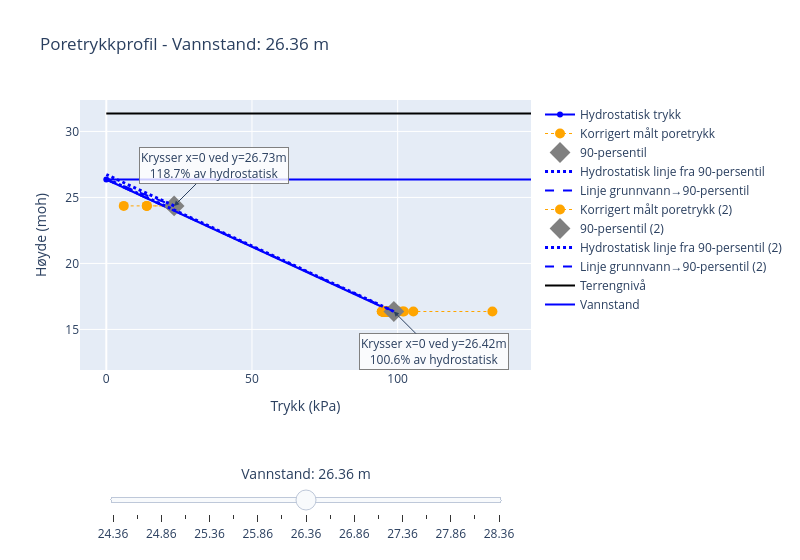

This figure's notebook cell:
### Code cell
import pandas as pd
import plotly.graph_objects as go
import numpy as np
import requests

terrain_level = 31.36
installation_depth_1 = 7
installation_depth_2 = 15
water_level = terrain_level - 5
gamma_w = 9.81  # kN/m³

# --- Read Absoluttryck data for both files ---
pvt_path = r"\\nsv2-nasuni-02\fredrikstad\Prosjekt\O10245\10245026-01\10245026-01-03_ARBEIDSOMRAADE\21_fagomraade\11_Geoteknikk\10245026-07-FELT-OG LABREGISTRERINGER\Poretrykksmålinger\Avlesninger\28.11.2023\viken2pvt_32767_20231128_025807.pvt"
pvt_path_1 = r"\\nsv2-nasuni-02\fredrikstad\Prosjekt\O10245\10245026-01\10245026-01-03_ARBEIDSOMRAADE\21_fagomraade\11_Geoteknikk\10245026-07-FELT-OG LABREGISTRERINGER\Poretrykksmålinger\Avlesninger\28.11.2023\viken2pvt_32132_20231128_030021.pvt"
SB_2003_pvt_hyd = r"\\nsv2-nasuni-02\fredrikstad\Prosjekt\O10245\10245026-01\10245026-01-03_ARBEIDSOMRAADE\21_fagomraade\11_Geoteknikk\10245026-07-FELT-OG LABREGISTRERINGER\Poretrykksmålinger\Avlesninger\20.11.23\SB_2003_hydraulisk.pvt"
SB_2003_pvt_el = r"\\nsv2-nasuni-02\fredrikstad\Prosjekt\O10245\10245026-01\10245026-01-03_ARBEIDSOMRAADE\21_fagomraade\11_Geoteknikk\10245026-07-FELT-OG LABREGISTRERINGER\Poretrykksmålinger\Avlesninger\20.11.23\sarp201123_32151_20231120_115410.pvt"
def read_pvt(path):
    with open(path, encoding="cp1252") as f:
        for i, line in enumerate(f):
            if line.strip().startswith("Datum") or line.strip().startswith("Date"):
                header_row = i
                break
    df = pd.read_csv(path, sep="\t", skiprows=header_row, encoding="cp1252")
    df = df.dropna(axis=1, how='all')
    # Normalize column names to handle both Swedish and English headers
    column_mapping = {
        'Date': 'Datum',
        'Time': 'Klockslag',
        'Absolute pressure': 'Absoluttryck',
        'Temperature': 'Temperatur',
        'Battery': 'Batteri'
    }
    df.rename(columns=column_mapping, inplace=True)
    df = df[df['Datum'].notna() & (df['Datum'].str.strip() != '')]
    df['datetime'] = pd.to_datetime(df['Datum'] + ' ' + df['Klockslag'], format='%Y-%m-%d %H:%M', errors='coerce')
    # Handle both comma and period as decimal separator
    df['Absoluttryck'] = df['Absoluttryck'].astype(str).str.replace(',', '.', regex=False)
    df['Absoluttryck'] = pd.to_numeric(df['Absoluttryck'], errors='coerce')
    df = df.sort_values('datetime')
    df['date'] = df['datetime'].dt.date
    return df

df = read_pvt(SB_2003_pvt_hyd)
df1 = read_pvt(SB_2003_pvt_el)

# --- Fetch precipitation and air pressure from Frost API ---
client_id = "3acd117d-0ebb-4623-ac3a-e4d144a8868f"
station_id = "SN17000"  # Example: sarpsborg

start = min(df['datetime'].min(), df1['datetime'].min()).strftime('%Y-%m-%d')
end = max(df['datetime'].max(), df1['datetime'].max()).strftime('%Y-%m-%d')

endpoint = "https://frost.met.no/observations/v0.jsonld"
params = {
    "sources": station_id,
    "elements": "sum(precipitation_amount P1D),mean(air_pressure_at_sea_level P1D)",
    "referencetime": f"{start}/{end}"
}
r = requests.get(endpoint, params=params, auth=(client_id, ""))
r.raise_for_status()
data = r.json()

# Parse precipitation and air pressure data
rain = []
for item in data.get("data", []):
    date = item["referenceTime"][:10]
    precip = None
    lufttrykk = None
    for obs in item["observations"]:
        if obs["elementId"] == "sum(precipitation_amount P1D)":
            precip = obs.get("value")
        elif obs["elementId"] == "mean(air_pressure_at_sea_level P1D)":
            lufttrykk = obs.get("value")
    rain.append({"date": date, "rain_mm": precip, "lufttrykk": lufttrykk})

rain_df = pd.DataFrame(rain)
rain_df["date"] = pd.to_datetime(rain_df["date"]).dt.date

# --- Merge and calculate corrected pressure for both datasets ---
def merge_and_correct(df, rain_df, is_corrected=True):
    if is_corrected:
        df = pd.merge(df, rain_df, on="date", how="left")
        df["absoluttrykk_kPa"] = df["Absoluttryck"] / 10194 * 100000
        df["Absoluttrykk_korr"] = df["absoluttrykk_kPa"] - df["lufttrykk"] * 100 / 1000
    else:
        df = pd.merge(df, rain_df, on="date", how="left")
        df["Absoluttrykk_korr"] = df["Absoluttryck"]

    return df

df = merge_and_correct(df, rain_df, is_corrected=False)
df1 = merge_and_correct(df1, rain_df)

# --- Function to generate all traces for a given water level ---
def generate_traces_for_water_level(wl, df_valid, df1_valid, terrain_level, installation_depth_1, installation_depth_2, gamma_w):
    traces = []
    annotations = []
    
    # Hydrostatic reference lines
    hydro_y = np.array([wl, terrain_level - max(installation_depth_1, installation_depth_2)])
    hydro_y = hydro_y[hydro_y <= wl]
    hydrostatic_pressures = (wl - hydro_y) * gamma_w
    
    # Plot for first dataset
    measurement_depth_1 = terrain_level - installation_depth_1
    pore_y = np.full(len(df_valid), measurement_depth_1)
    pore_x = df_valid["Absoluttrykk_korr"].values
    
    percentile_90 = np.percentile(pore_x, 90)
    y_cross = measurement_depth_1 + percentile_90 / gamma_w
    hydrostatic_at_depth = (wl - measurement_depth_1) * gamma_w
    percent_of_hydrostatic = 100 * percentile_90 / hydrostatic_at_depth if hydrostatic_at_depth != 0 else np.nan
    
    hydrostat_y = np.linspace(measurement_depth_1, y_cross, 50)
    hydrostat_x = percentile_90 + (wl - hydrostat_y) * gamma_w - (wl - measurement_depth_1) * gamma_w
    
    traces.append(go.Scatter(x=hydrostatic_pressures, y=hydro_y, mode='lines+markers', 
                            name='Hydrostatisk trykk', line=dict(color='blue')))
    traces.append(go.Scatter(x=pore_x, y=pore_y, mode='markers+lines', 
                            name='Korrigert målt poretrykk', 
                            marker=dict(color='orange', size=10, symbol='circle'),
                            line=dict(color='orange', width=1, dash='dot')))
    traces.append(go.Scatter(x=[percentile_90], y=[measurement_depth_1], mode='markers',
                            name='90-persentil', marker=dict(color='gray', size=16, symbol='diamond')))
    traces.append(go.Scatter(x=hydrostat_x, y=hydrostat_y, mode='lines',
                            name='Hydrostatisk linje fra 90-persentil',
                            line=dict(color='blue', dash='dot', width=3)))
    traces.append(go.Scatter(x=[0, percentile_90], y=[wl, measurement_depth_1], mode='lines',
                            name='Linje grunnvann→90-persentil',
                            line=dict(color='blue', dash='dash', width=2)))
    
    # Add annotation for first sensor
    annotations.append(dict(
        x=percentile_90,
        y=measurement_depth_1,
        text=f"Krysser x=0 ved y={y_cross:.2f}m<br>{percent_of_hydrostatic:.1f}% av hydrostatisk",
        showarrow=True,
        arrowhead=2,
        ax=40,
        ay=-40,
        bgcolor="rgba(255,255,255,0.8)",
        bordercolor="gray",
        borderwidth=1
    ))
    
    # Plot for second dataset
    measurement_depth_2 = terrain_level - installation_depth_2
    pore1_y = np.full(len(df1_valid), measurement_depth_2)
    pore1_x = df1_valid["Absoluttrykk_korr"].values
    
    percentile1_90 = np.percentile(pore1_x, 90)
    y1_cross = measurement_depth_2 + percentile1_90 / gamma_w
    hydrostatic1_at_depth = (wl - measurement_depth_2) * gamma_w
    percent1_of_hydrostatic = 100 * percentile1_90 / hydrostatic1_at_depth if hydrostatic1_at_depth != 0 else np.nan
    
    hydrostat1_y = np.linspace(measurement_depth_2, y1_cross, 50)
    hydrostat1_x = percentile1_90 + (wl - hydrostat1_y) * gamma_w - (wl - measurement_depth_2) * gamma_w
    
    traces.append(go.Scatter(x=pore1_x, y=pore1_y, mode='markers+lines',
                            name='Korrigert målt poretrykk (2)',
                            marker=dict(color='orange', size=10, symbol='circle'),
                            line=dict(color='orange', width=1, dash='dot')))
    traces.append(go.Scatter(x=[percentile1_90], y=[measurement_depth_2], mode='markers',
                            name='90-persentil (2)', marker=dict(color='gray', size=16, symbol='diamond')))
    traces.append(go.Scatter(x=hydrostat1_x, y=hydrostat1_y, mode='lines',
                            name='Hydrostatisk linje fra 90-persentil (2)',
                            line=dict(color='blue', dash='dot', width=3)))
    traces.append(go.Scatter(x=[0, percentile1_90], y=[wl, measurement_depth_2], mode='lines',
                            name='Linje grunnvann→90-persentil (2)',
                            line=dict(color='blue', dash='dash', width=2)))
    
    # Add annotation for second sensor
    annotations.append(dict(
        x=percentile1_90,
        y=measurement_depth_2,
        text=f"Krysser x=0 ved y={y1_cross:.2f}m<br>{percent1_of_hydrostatic:.1f}% av hydrostatisk",
        showarrow=True,
        arrowhead=2,
        ax=40,
        ay=40,
        bgcolor="rgba(255,255,255,0.8)",
        bordercolor="gray",
        borderwidth=1
    ))
    
    # Terrain and water level lines
    max_x = max(list(hydrostatic_pressures) + list(pore_x) + [percentile_90] +
                list(pore1_x) + [percentile1_90]) * 1.1
    
    traces.append(go.Scatter(x=[0, max_x], y=[terrain_level, terrain_level], mode='lines',
                            name='Terrengnivå', line=dict(color="black")))
    traces.append(go.Scatter(x=[0, max_x], y=[wl, wl], mode='lines',
                            name='Vannstand', line=dict(color="blue")))
    
    return traces, annotations

# --- Prepare valid data once ---
df_valid = df.dropna(subset=["Absoluttryck", "lufttrykk"]).copy()
df1_valid = df1.dropna(subset=["Absoluttryck", "lufttrykk"]).copy()

# --- Generate water level range: -2 to +2 meters in 0.25m steps ---
water_levels = np.arange(water_level - 2, water_level + 2.01, 0.25)
initial_wl_index = int(len(water_levels) / 2)  # Middle value (original water_level)

# --- Generate all trace sets ---
all_trace_sets = []
all_annotation_sets = []
for wl in water_levels:
    traces, annotations = generate_traces_for_water_level(wl, df_valid, df1_valid, terrain_level, 
                                            installation_depth_1, installation_depth_2, gamma_w)
    all_trace_sets.append(traces)
    all_annotation_sets.append(annotations)

# --- Create figure with initial water level ---
fig = go.Figure(data=all_trace_sets[initial_wl_index])

# --- Create slider steps ---
slider_steps = []
for i, wl in enumerate(water_levels):
    # For each step, we need to update all trace data and annotations
    step = {
        'args': [
            {'x': [trace.x for trace in all_trace_sets[i]],
             'y': [trace.y for trace in all_trace_sets[i]]},
            {'title': f'Poretrykkprofil - Vannstand: {wl:.2f} m',
             'annotations': all_annotation_sets[i]}
        ],
        'label': f'{wl:.2f}',
        'method': 'update'
    }
    slider_steps.append(step)

fig.update_layout(
    title=f"Poretrykkprofil - Vannstand: {water_level:.2f} m",
    xaxis_title="Trykk (kPa)",   
    yaxis_title="Høyde (moh)",
    width=800,
    annotations=all_annotation_sets[initial_wl_index],
    sliders=[{
        'active': initial_wl_index,
        'yanchor': 'top',
        'y': -0.15,
        'xanchor': 'left',
        'currentvalue': {
            'prefix': 'Vannstand: ',
            'suffix': ' m',
            'visible': True,
            'xanchor': 'center',
            'font': {'size': 14}
        },
        'pad': {'b': 10, 't': 50},
        'len': 0.9,
        'x': 0.05,
        'steps': slider_steps
    }]
)

fig.show()

### Figure 1 — Plotly figure (JSON) as saved in the notebook; plotly's stock layout.template omitted (floating-point values rounded to 4 significant figures; data arrays with more than 128 entries replaced by an {"elided": "..."} marker saying what was removed)
{"data": [{"line": {"color": "blue"}, "mode": "lines+markers", "name": "Hydrostatisk trykk", "type": "scatter", "x": [0.0, 98.1], "y": [26.36, 16.36]}, {"line": {"color": "orange", "dash": "dot", "width": 1}, "marker": {"color": "orange", "size": 10, "symbol": "circle"}, "mode": "markers+lines", "name": "Korrigert målt poretrykk", "type": "scatter", "x": [13.9, 24.0, 13.9, 22.2, 6.0], "y": [24.36, 24.36, 24.36, 24.36, 24.36]}, {"marker": {"color": "gray", "size": 16, "symbol": "diamond"}, "mode": "markers", "name": "90-persentil", "type": "scatter", "x": [23.28], "y": [24.36]}, {"line": {"color": "blue", "dash": "dot", "width": 3}, "mode": "lines", "name": "Hydrostatisk linje fra 90-persentil", "type": "scatter", "x": [23.28, 22.8, 22.33, 21.85, 21.38, 20.9, 20.43, 19.95, 19.48, 19.0, 18.53, 18.05, 17.58, 17.1, 16.63, 16.15, 15.68, 15.2, 14.73, 14.25, 13.78, 13.3, 12.83, 12.35, 11.88, 11.4, 10.93, 10.45, 9.977, 9.502, 9.027, 8.552, 8.077, 7.602, 7.127, 6.651, 6.176, 5.701, 5.226, 4.751, 4.276, 3.801, 3.326, 2.851, 2.376, 1.9, 1.425, 0.9502, 0.4751, 7.105e-15], "y": [24.36, 24.41, 24.46, 24.51, 24.55, 24.6, 24.65, 24.7, 24.75, 24.8, 24.84, 24.89, 24.94, 24.99, 25.04, 25.09, 25.13, 25.18, 25.23, 25.28, 25.33, 25.38, 25.43, 25.47, 25.52, 25.57, 25.62, 25.67, 25.72, 25.76, 25.81, 25.86, 25.91, 25.96, 26.01, 26.06, 26.1, 26.15, 26.2, 26.25, 26.3, 26.35, 26.39, 26.44, 26.49, 26.54, 26.59, 26.64, 26.68, 26.73]}, {"line": {"color": "blue", "dash": "dash", "width": 2}, "mode": "lines", "name": "Linje grunnvann→90-persentil", "type": "scatter", "x": [0, 23.28], "y": [26.36, 24.36]}, {"line": {"color": "orange", "dash": "dot", "width": 1}, "marker": {"color": "orange", "size": 10, "symbol": "circle"}, "mode": "markers+lines", "name": "Korrigert målt poretrykk (2)", "type": "scatter", "x": {"elided": "272 float values"}, "y": {"elided": "272 float values"}}, {"marker": {"color": "gray", "size": 16, "symbol": "diamond"}, "mode": "markers", "name": "90-persentil (2)", "type": "scatter", "x": [98.69], "y": [16.36]}, {"line": {"color": "blue", "dash": "dot", "width": 3}, "mode": "lines", "name": "Hydrostatisk linje fra 90-persentil (2)", "type": "scatter", "x": [98.69, 96.68, 94.66, 92.65, 90.64, 88.62, 86.61, 84.59, 82.58, 80.56, 78.55, 76.54, 74.52, 72.51, 70.49, 68.48, 66.47, 64.45, 62.44, 60.42, 58.41, 56.4, 54.38, 52.37, 50.35, 48.34, 46.32, 44.31, 42.3, 40.28, 38.27, 36.25, 34.24, 32.23, 30.21, 28.2, 26.18, 24.17, 22.16, 20.14, 18.13, 16.11, 14.1, 12.08, 10.07, 8.056, 6.042, 4.028, 2.014, 0.0], "y": [16.36, 16.57, 16.77, 16.98, 17.18, 17.39, 17.59, 17.8, 18.0, 18.21, 18.41, 18.62, 18.82, 19.03, 19.23, 19.44, 19.65, 19.85, 20.06, 20.26, 20.47, 20.67, 20.88, 21.08, 21.29, 21.49, 21.7, 21.9, 22.11, 22.31, 22.52, 22.72, 22.93, 23.14, 23.34, 23.55, 23.75, 23.96, 24.16, 24.37, 24.57, 24.78, 24.98, 25.19, 25.39, 25.6, 25.8, 26.01, 26.22, 26.42]}, {"line": {"color": "blue", "dash": "dash", "width": 2}, "mode": "lines", "name": "Linje grunnvann→90-persentil (2)", "type": "scatter", "x": [0, 98.69], "y": [26.36, 16.36]}, {"line": {"color": "black"}, "mode": "lines", "name": "Terrengnivå", "type": "scatter", "x": [0, 145.8], "y": [31.36, 31.36]}, {"line": {"color": "blue"}, "mode": "lines", "name": "Vannstand", "type": "scatter", "x": [0, 145.8], "y": [26.36, 26.36]}], "layout": {"annotations": [{"arrowhead": 2, "ax": 40, "ay": -40, "bgcolor": "rgba(255,255,255,0.8)", "bordercolor": "gray", "borderwidth": 1, "showarrow": true, "text": "Krysser x=0 ved y=26.73m<br>118.7% av hydrostatisk", "x": 23.28, "y": 24.36}, {"arrowhead": 2, "ax": 40, "ay": 40, "bgcolor": "rgba(255,255,255,0.8)", "bordercolor": "gray", "borderwidth": 1, "showarrow": true, "text": "Krysser x=0 ved y=26.42m<br>100.6% av hydrostatisk", "x": 98.69, "y": 16.36}], "sliders": [{"active": 8, "currentvalue": {"font": {"size": 14}, "prefix": "Vannstand: ", "suffix": " m", "visible": true, "xanchor": "center"}, "len": 0.9, "pad": {"b": 10, "t": 50}, "steps": [{"args": [{"x": {"elided": "11 rows, 389 float values in total"}, "y": {"elided": "11 rows, 389 float values in total"}}, {"annotations": [{"arrowhead": 2, "ax": 40, "ay": -40, "bgcolor": "rgba(255,255,255,0.8)", "bordercolor": "gray", "borderwidth": 1, "showarrow": true, "text": "Krysser x=0 ved y=26.73m<br>nan% av hydrostatisk", "x": 23.28, "y": 24.36}, {"arrowhead": 2, "ax": 40, "ay": 40, "bgcolor": "rgba(255,255,255,0.8)", "bordercolor": "gray", "borderwidth": 1, "showarrow": true, "text": "Krysser x=0 ved y=26.42m<br>125.8% av hydrostatisk", "x": 98.69, "y": 16.36}], "title": "Poretrykkprofil - Vannstand: 24.36 m"}], "label": "24.36", "method": "update"}, {"args": [{"x": {"elided": "11 rows, 389 float values in total"}, "y": {"elided": "11 rows, 389 float values in total"}}, {"annotations": [{"arrowhead": 2, "ax": 40, "ay": -40, "bgcolor": "rgba(255,255,255,0.8)", "bordercolor": "gray", "borderwidth": 1, "showarrow": true, "text": "Krysser x=0 ved y=26.73m<br>949.2% av hydrostatisk", "x": 23.28, "y": 24.36}, {"arrowhead": 2, "ax": 40, "ay": 40, "bgcolor": "rgba(255,255,255,0.8)", "bordercolor": "gray", "borderwidth": 1, "showarrow": true, "text": "Krysser x=0 ved y=26.42m<br>121.9% av hydrostatisk", "x": 98.69, "y": 16.36}], "title": "Poretrykkprofil - Vannstand: 24.61 m"}], "label": "24.61", "method": "update"}, {"args": [{"x": {"elided": "11 rows, 389 float values in total"}, "y": {"elided": "11 rows, 389 float values in total"}}, {"annotations": [{"arrowhead": 2, "ax": 40, "ay": -40, "bgcolor": "rgba(255,255,255,0.8)", "bordercolor": "gray", "borderwidth": 1, "showarrow": true, "text": "Krysser x=0 ved y=26.73m<br>474.6% av hydrostatisk", "x": 23.28, "y": 24.36}, {"arrowhead": 2, "ax": 40, "ay": 40, "bgcolor": "rgba(255,255,255,0.8)", "bordercolor": "gray", "borderwidth": 1, "showarrow": true, "text": "Krysser x=0 ved y=26.42m<br>118.4% av hydrostatisk", "x": 98.69, "y": 16.36}], "title": "Poretrykkprofil - Vannstand: 24.86 m"}], "label": "24.86", "method": "update"}, {"args": [{"x": {"elided": "11 rows, 389 float values in total"}, "y": {"elided": "11 rows, 389 float values in total"}}, {"annotations": [{"arrowhead": 2, "ax": 40, "ay": -40, "bgcolor": "rgba(255,255,255,0.8)", "bordercolor": "gray", "borderwidth": 1, "showarrow": true, "text": "Krysser x=0 ved y=26.73m<br>316.4% av hydrostatisk", "x": 23.28, "y": 24.36}, {"arrowhead": 2, "ax": 40, "ay": 40, "bgcolor": "rgba(255,255,255,0.8)", "bordercolor": "gray", "borderwidth": 1, "showarrow": true, "text": "Krysser x=0 ved y=26.42m<br>115.0% av hydrostatisk", "x": 98.69, "y": 16.36}], "title": "Poretrykkprofil - Vannstand: 25.11 m"}], "label": "25.11", "method": "update"}, {"args": [{"x": {"elided": "11 rows, 389 float values in total"}, "y": {"elided": "11 rows, 389 float values in total"}}, {"annotations": [{"arrowhead": 2, "ax": 40, "ay": -40, "bgcolor": "rgba(255,255,255,0.8)", "bordercolor": "gray", "borderwidth": 1, "showarrow": true, "text": "Krysser x=0 ved y=26.73m<br>237.3% av hydrostatisk", "x": 23.28, "y": 24.36}, {"arrowhead": 2, "ax": 40, "ay": 40, "bgcolor": "rgba(255,255,255,0.8)", "bordercolor": "gray", "borderwidth": 1, "showarrow": true, "text": "Krysser x=0 ved y=26.42m<br>111.8% av hydrostatisk", "x": 98.69, "y": 16.36}], "title": "Poretrykkprofil - Vannstand: 25.36 m"}], "label": "25.36", "method": "update"}, {"args": [{"x": {"elided": "11 rows, 389 float values in total"}, "y": {"elided": "11 rows, 389 float values in total"}}, {"annotations": [{"arrowhead": 2, "ax": 40, "ay": -40, "bgcolor": "rgba(255,255,255,0.8)", "bordercolor": "gray", "borderwidth": 1, "showarrow": true, "text": "Krysser x=0 ved y=26.73m<br>189.8% av hydrostatisk", "x": 23.28, "y": 24.36}, {"arrowhead": 2, "ax": 40, "ay": 40, "bgcolor": "rgba(255,255,255,0.8)", "bordercolor": "gray", "borderwidth": 1, "showarrow": true, "text": "Krysser x=0 ved y=26.42m<br>108.8% av hydrostatisk", "x": 98.69, "y": 16.36}], "title": "Poretrykkprofil - Vannstand: 25.61 m"}], "label": "25.61", "method": "update"}, {"args": [{"x": {"elided": "11 rows, 389 float values in total"}, "y": {"elided": "11 rows, 389 float values in total"}}, {"annotations": [{"arrowhead": 2, "ax": 40, "ay": -40, "bgcolor": "rgba(255,255,255,0.8)", "bordercolor": "gray", "borderwidth": 1, "showarrow": true, "text": "Krysser x=0 ved y=26.73m<br>158.2% av hydrostatisk", "x": 23.28, "y": 24.36}, {"arrowhead": 2, "ax": 40, "ay": 40, "bgcolor": "rgba(255,255,255,0.8)", "bordercolor": "gray", "borderwidth": 1, "showarrow": true, "text": "Krysser x=0 ved y=26.42m<br>105.9% av hydrostatisk", "x": 98.69, "y": 16.36}], "title": "Poretrykkprofil - Vannstand: 25.86 m"}], "label": "25.86", "method": "update"}, {"args": [{"x": {"elided": "11 rows, 389 float values in total"}, "y": {"elided": "11 rows, 389 float values in total"}}, {"annotations": [{"arrowhead": 2, "ax": 40, "ay": -40, "bgcolor": "rgba(255,255,255,0.8)", "bordercolor": "gray", "borderwidth": 1, "showarrow": true, "text": "Krysser x=0 ved y=26.73m<br>135.6% av hydrostatisk", "x": 23.28, "y": 24.36}, {"arrowhead": 2, "ax": 40, "ay": 40, "bgcolor": "rgba(255,255,255,0.8)", "bordercolor": "gray", "borderwidth": 1, "showarrow": true, "text": "Krysser x=0 ved y=26.42m<br>103.2% av hydrostatisk", "x": 98.69, "y": 16.36}], "title": "Poretrykkprofil - Vannstand: 26.11 m"}], "label": "26.11", "method": "update"}, {"args": [{"x": {"elided": "11 rows, 389 float values in total"}, "y": {"elided": "11 rows, 389 float values in total"}}, {"annotations": [{"arrowhead": 2, "ax": 40, "ay": -40, "bgcolor": "rgba(255,255,255,0.8)", "bordercolor": "gray", "borderwidth": 1, "showarrow": true, "text": "Krysser x=0 ved y=26.73m<br>118.7% av hydrostatisk", "x": 23.28, "y": 24.36}, {"arrowhead": 2, "ax": 40, "ay": 40, "bgcolor": "rgba(255,255,255,0.8)", "bordercolor": "gray", "borderwidth": 1, "showarrow": true, "text": "Krysser x=0 ved y=26.42m<br>100.6% av hydrostatisk", "x": 98.69, "y": 16.36}], "title": "Poretrykkprofil - Vannstand: 26.36 m"}], "label": "26.36", "method": "update"}, {"args": [{"x": {"elided": "11 rows, 389 float values in total"}, "y": {"elided": "11 rows, 389 float values in total"}}, {"annotations": [{"arrowhead": 2, "ax": 40, "ay": -40, "bgcolor": "rgba(255,255,255,0.8)", "bordercolor": "gray", "borderwidth": 1, "showarrow": true, "text": "Krysser x=0 ved y=26.73m<br>105.5% av hydrostatisk", "x": 23.28, "y": 24.36}, {"arrowhead": 2, "ax": 40, "ay": 40, "bgcolor": "rgba(255,255,255,0.8)", "bordercolor": "gray", "borderwidth": 1, "showarrow": true, "text": "Krysser x=0 ved y=26.42m<br>98.1% av hydrostatisk", "x": 98.69, "y": 16.36}], "title": "Poretrykkprofil - Vannstand: 26.61 m"}], "label": "26.61", "method": "update"}, {"args": [{"x": {"elided": "11 rows, 389 float values in total"}, "y": {"elided": "11 rows, 389 float values in total"}}, {"annotations": [{"arrowhead": 2, "ax": 40, "ay": -40, "bgcolor": "rgba(255,255,255,0.8)", "bordercolor": "gray", "borderwidth": 1, "showarrow": true, "text": "Krysser x=0 ved y=26.73m<br>94.9% av hydrostatisk", "x": 23.28, "y": 24.36}, {"arrowhead": 2, "ax": 40, "ay": 40, "bgcolor": "rgba(255,255,255,0.8)", "bordercolor": "gray", "borderwidth": 1, "showarrow": true, "text": "Krysser x=0 ved y=26.42m<br>95.8% av hydrostatisk", "x": 98.69, "y": 16.36}], "title": "Poretrykkprofil - Vannstand: 26.86 m"}], "label": "26.86", "method": "update"}, {"args": [{"x": {"elided": "11 rows, 389 float values in total"}, "y": {"elided": "11 rows, 389 float values in total"}}, {"annotations": [{"arrowhead": 2, "ax": 40, "ay": -40, "bgcolor": "rgba(255,255,255,0.8)", "bordercolor": "gray", "borderwidth": 1, "showarrow": true, "text": "Krysser x=0 ved y=26.73m<br>86.3% av hydrostatisk", "x": 23.28, "y": 24.36}, {"arrowhead": 2, "ax": 40, "ay": 40, "bgcolor": "rgba(255,255,255,0.8)", "bordercolor": "gray", "borderwidth": 1, "showarrow": true, "text": "Krysser x=0 ved y=26.42m<br>93.6% av hydrostatisk", "x": 98.69, "y": 16.36}], "title": "Poretrykkprofil - Vannstand: 27.11 m"}], "label": "27.11", "method": "update"}, {"args": [{"x": {"elided": "11 rows, 389 float values in total"}, "y": {"elided": "11 rows, 389 float values in total"}}, {"annotations": [{"arrowhead": 2, "ax": 40, "ay": -40, "bgcolor": "rgba(255,255,255,0.8)", "bordercolor": "gray", "borderwidth": 1, "showarrow": true, "text": "Krysser x=0 ved y=26.73m<br>79.1% av hydrostatisk", "x": 23.28, "y": 24.36}, {"arrowhead": 2, "ax": 40, "ay": 40, "bgcolor": "rgba(255,255,255,0.8)", "bordercolor": "gray", "borderwidth": 1, "showarrow": true, "text": "Krysser x=0 ved y=26.42m<br>91.5% av hydrostatisk", "x": 98.69, "y": 16.36}], "title": "Poretrykkprofil - Vannstand: 27.36 m"}], "label": "27.36", "method": "update"}, {"args": [{"x": {"elided": "11 rows, 389 float values in total"}, "y": {"elided": "11 rows, 389 float values in total"}}, {"annotations": [{"arrowhead": 2, "ax": 40, "ay": -40, "bgcolor": "rgba(255,255,255,0.8)", "bordercolor": "gray", "borderwidth": 1, "showarrow": true, "text": "Krysser x=0 ved y=26.73m<br>73.0% av hydrostatisk", "x": 23.28, "y": 24.36}, {"arrowhead": 2, "ax": 40, "ay": 40, "bgcolor": "rgba(255,255,255,0.8)", "bordercolor": "gray", "borderwidth": 1, "showarrow": true, "text": "Krysser x=0 ved y=26.42m<br>89.4% av hydrostatisk", "x": 98.69, "y": 16.36}], "title": "Poretrykkprofil - Vannstand: 27.61 m"}], "label": "27.61", "method": "update"}, {"args": [{"x": {"elided": "11 rows, 389 float values in total"}, "y": {"elided": "11 rows, 389 float values in total"}}, {"annotations": [{"arrowhead": 2, "ax": 40, "ay": -40, "bgcolor": "rgba(255,255,255,0.8)", "bordercolor": "gray", "borderwidth": 1, "showarrow": true, "text": "Krysser x=0 ved y=26.73m<br>67.8% av hydrostatisk", "x": 23.28, "y": 24.36}, {"arrowhead": 2, "ax": 40, "ay": 40, "bgcolor": "rgba(255,255,255,0.8)", "bordercolor": "gray", "borderwidth": 1, "showarrow": true, "text": "Krysser x=0 ved y=26.42m<br>87.5% av hydrostatisk", "x": 98.69, "y": 16.36}], "title": "Poretrykkprofil - Vannstand: 27.86 m"}], "label": "27.86", "method": "update"}, {"args": [{"x": {"elided": "11 rows, 389 float values in total"}, "y": {"elided": "11 rows, 389 float values in total"}}, {"annotations": [{"arrowhead": 2, "ax": 40, "ay": -40, "bgcolor": "rgba(255,255,255,0.8)", "bordercolor": "gray", "borderwidth": 1, "showarrow": true, "text": "Krysser x=0 ved y=26.73m<br>63.3% av hydrostatisk", "x": 23.28, "y": 24.36}, {"arrowhead": 2, "ax": 40, "ay": 40, "bgcolor": "rgba(255,255,255,0.8)", "bordercolor": "gray", "borderwidth": 1, "showarrow": true, "text": "Krysser x=0 ved y=26.42m<br>85.6% av hydrostatisk", "x": 98.69, "y": 16.36}], "title": "Poretrykkprofil - Vannstand: 28.11 m"}], "label": "28.11", "method": "update"}, {"args": [{"x": {"elided": "11 rows, 389 float values in total"}, "y": {"elided": "11 rows, 389 float values in total"}}, {"annotations": [{"arrowhead": 2, "ax": 40, "ay": -40, "bgcolor": "rgba(255,255,255,0.8)", "bordercolor": "gray", "borderwidth": 1, "showarrow": true, "text": "Krysser x=0 ved y=26.73m<br>59.3% av hydrostatisk", "x": 23.28, "y": 24.36}, {"arrowhead": 2, "ax": 40, "ay": 40, "bgcolor": "rgba(255,255,255,0.8)", "bordercolor": "gray", "borderwidth": 1, "showarrow": true, "text": "Krysser x=0 ved y=26.42m<br>83.8% av hydrostatisk", "x": 98.69, "y": 16.36}], "title": "Poretrykkprofil - Vannstand: 28.36 m"}], "label": "28.36", "method": "update"}], "x": 0.05, "xanchor": "left", "y": -0.15, "yanchor": "top"}], "title": {"text": "Poretrykkprofil - Vannstand: 26.36 m"}, "width": 800, "xaxis": {"title": {"text": "Trykk (kPa)"}}, "yaxis": {"title": {"text": "Høyde (moh)"}}}}
